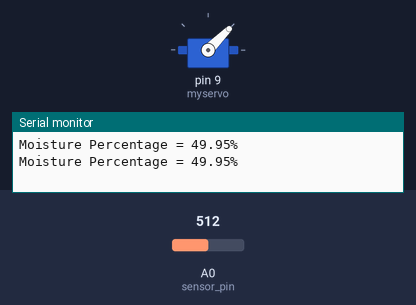
This sketch was run on a simulated Arduino Uno, built with avr-gcc and run on an emulated ATmega328P. Parts: servo, the last lines printed to the serial monitor. The inputs (shaded band) are chosen by the test bench; at power-on: A0 (sensor_pin) = 512.

Above: at 1.8 s.
1.9 s: A0 (sensor_pin) set to 856
3.4 s: A0 (sensor_pin) set to 885
At 5.0 s:
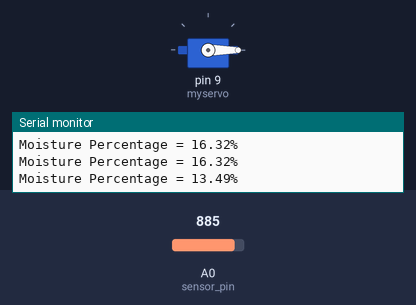
5.5 s: A0 (sensor_pin) set to 716
At 6.5 s:
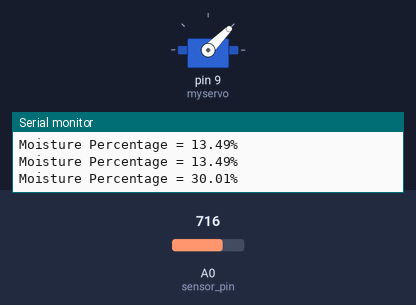
7.5 s: A0 (sensor_pin) set to 900
At 9.3 s:
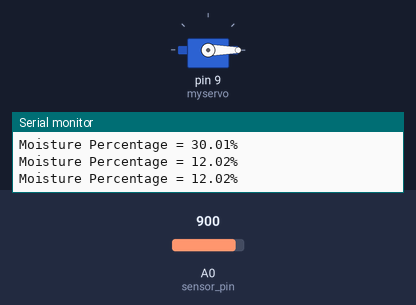
Timing chart, 0 to 10.5 s (numbered marks = the images above; inputs shaded):
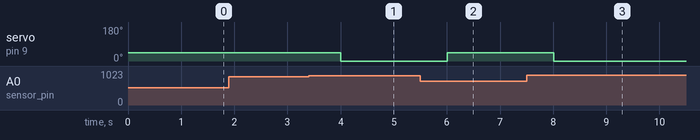

Measured:
- the behaviour switches between 869 and 870 on A0 (sensor_pin) (found by bisection; images 0 and 1)
- after the input at 3.4 s, servo on pin 9 (myservo): 45° → 0° after 0.60 s
- after the input at 5.5 s, servo on pin 9 (myservo): 0° → 45° after 0.51 s
- after the input at 7.5 s, servo on pin 9 (myservo): 45° → 0° after 0.51 s

The sketch:

Smart_Segregator.ino
```cpp
#include <Servo.h>

const int sensor_pin = A0;
Servo myservo;

void setup() {
  Serial.begin(9600);
  myservo.attach(9);
}

void loop() {
  float moisture_percentage;
  int sensor_analog;
  sensor_analog = analogRead(sensor_pin);
  moisture_percentage = ( 100 - ( (sensor_analog/1023.00) * 100 ) );
  Serial.print("Moisture Percentage = ");
  Serial.print(moisture_percentage);
  Serial.print("%\n\n");

  if(moisture_percentage>15)
  {
    myservo.write(45);
    }
  else
  {
    myservo.write(0);
  }

  delay(1000);
}
```
